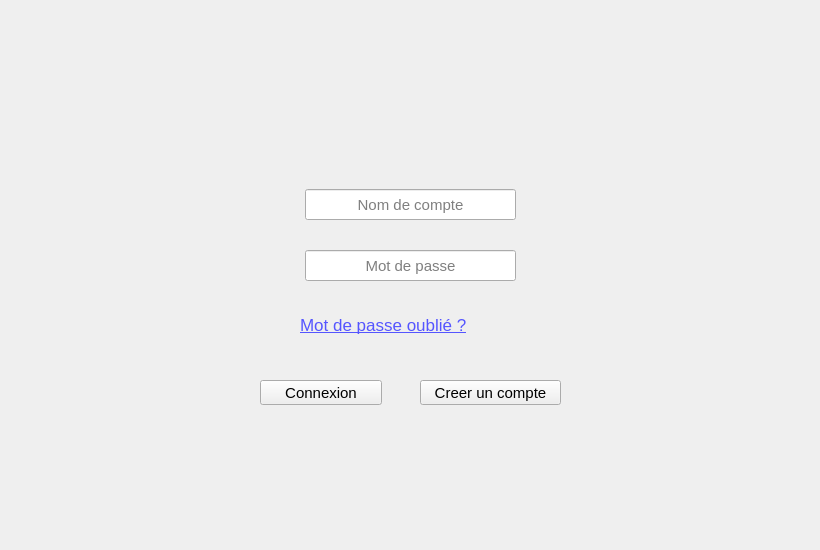
<?xml version="1.0" encoding="UTF-8"?>
<ui version="4.0">
 <class>login</class>
 <widget class="QDialog" name="login">
  <property name="geometry">
   <rect>
    <x>0</x>
    <y>0</y>
    <width>820</width>
    <height>550</height>
   </rect>
  </property>
  <property name="minimumSize">
   <size>
    <width>820</width>
    <height>550</height>
   </size>
  </property>
  <property name="maximumSize">
   <size>
    <width>820</width>
    <height>550</height>
   </size>
  </property>
  <property name="windowTitle">
   <string>Login</string>
  </property>
  <widget class="QLineEdit" name="lineEdit_id">
   <property name="geometry">
    <rect>
     <x>305</x>
     <y>189</y>
     <width>211</width>
     <height>31</height>
    </rect>
   </property>
   <property name="font">
    <font>
     <pointsize>11</pointsize>
    </font>
   </property>
   <property name="toolTip">
    <string>&lt;html&gt;&lt;head/&gt;&lt;body&gt;&lt;p&gt;Identifiant&lt;/p&gt;&lt;/body&gt;&lt;/html&gt;</string>
   </property>
   <property name="accessibleName">
    <string/>
   </property>
   <property name="layoutDirection">
    <enum>Qt::LeftToRight</enum>
   </property>
   <property name="inputMethodHints">
    <set>Qt::ImhNone</set>
   </property>
   <property name="inputMask">
    <string/>
   </property>
   <property name="text">
    <string/>
   </property>
   <property name="echoMode">
    <enum>QLineEdit::Normal</enum>
   </property>
   <property name="alignment">
    <set>Qt::AlignCenter</set>
   </property>
   <property name="dragEnabled">
    <bool>true</bool>
   </property>
   <property name="readOnly">
    <bool>false</bool>
   </property>
   <property name="placeholderText">
    <string>Nom de compte</string>
   </property>
   <property name="clearButtonEnabled">
    <bool>true</bool>
   </property>
  </widget>
  <widget class="QLabel" name="picture">
   <property name="geometry">
    <rect>
     <x>0</x>
     <y>0</y>
     <width>820</width>
     <height>550</height>
    </rect>
   </property>
   <property name="minimumSize">
    <size>
     <width>820</width>
     <height>550</height>
    </size>
   </property>
   <property name="maximumSize">
    <size>
     <width>820</width>
     <height>550</height>
    </size>
   </property>
   <property name="text">
    <string/>
   </property>
  </widget>
  <widget class="QLabel" name="label_mdpoublie">
   <property name="geometry">
    <rect>
     <x>300</x>
     <y>310</y>
     <width>221</width>
     <height>31</height>
    </rect>
   </property>
   <property name="font">
    <font>
     <family>MS Shell Dlg 2</family>
     <pointsize>13</pointsize>
     <weight>50</weight>
     <bold>false</bold>
     <underline>true</underline>
     <strikeout>false</strikeout>
    </font>
   </property>
   <property name="cursor">
    <cursorShape>PointingHandCursor</cursorShape>
   </property>
   <property name="text">
    <string>&lt;html&gt;&lt;head/&gt;&lt;body&gt;&lt;p&gt;&lt;span style=&quot; color:#5555ff;&quot;&gt;Mot de passe oublié ?&lt;/span&gt;&lt;/p&gt;&lt;/body&gt;&lt;/html&gt;</string>
   </property>
   <property name="textInteractionFlags">
    <set>Qt::LinksAccessibleByMouse</set>
   </property>
  </widget>
  <widget class="QPushButton" name="pushButton_2">
   <property name="geometry">
    <rect>
     <x>260</x>
     <y>380</y>
     <width>122</width>
     <height>25</height>
    </rect>
   </property>
   <property name="font">
    <font>
     <pointsize>11</pointsize>
    </font>
   </property>
   <property name="text">
    <string>Connexion</string>
   </property>
   <property name="checkable">
    <bool>false</bool>
   </property>
   <property name="checked">
    <bool>false</bool>
   </property>
   <property name="autoDefault">
    <bool>false</bool>
   </property>
   <property name="default">
    <bool>false</bool>
   </property>
   <property name="flat">
    <bool>false</bool>
   </property>
  </widget>
  <widget class="QLineEdit" name="lineEdit_mdp">
   <property name="geometry">
    <rect>
     <x>305</x>
     <y>250</y>
     <width>211</width>
     <height>31</height>
    </rect>
   </property>
   <property name="font">
    <font>
     <pointsize>11</pointsize>
    </font>
   </property>
   <property name="toolTip">
    <string>&lt;html&gt;&lt;head/&gt;&lt;body&gt;&lt;p&gt;Mot de passe&lt;/p&gt;&lt;/body&gt;&lt;/html&gt;</string>
   </property>
   <property name="echoMode">
    <enum>QLineEdit::Password</enum>
   </property>
   <property name="alignment">
    <set>Qt::AlignCenter</set>
   </property>
   <property name="placeholderText">
    <string>Mot de passe</string>
   </property>
   <property name="clearButtonEnabled">
    <bool>true</bool>
   </property>
  </widget>
  <widget class="QPushButton" name="pushButton">
   <property name="geometry">
    <rect>
     <x>420</x>
     <y>380</y>
     <width>141</width>
     <height>25</height>
    </rect>
   </property>
   <property name="font">
    <font>
     <pointsize>11</pointsize>
    </font>
   </property>
   <property name="text">
    <string>Creer un compte</string>
   </property>
   <property name="checkable">
    <bool>false</bool>
   </property>
   <property name="checked">
    <bool>false</bool>
   </property>
   <property name="autoDefault">
    <bool>false</bool>
   </property>
   <property name="default">
    <bool>false</bool>
   </property>
   <property name="flat">
    <bool>false</bool>
   </property>
  </widget>
  <widget class="QLabel" name="labes_logo">
   <property name="geometry">
    <rect>
     <x>350</x>
     <y>40</y>
     <width>120</width>
     <height>120</height>
    </rect>
   </property>
   <property name="text">
    <string/>
   </property>
  </widget>
  <zorder>picture</zorder>
  <zorder>label_mdpoublie</zorder>
  <zorder>pushButton_2</zorder>
  <zorder>pushButton</zorder>
  <zorder>labes_logo</zorder>
  <zorder>lineEdit_id</zorder>
  <zorder>lineEdit_mdp</zorder>
 </widget>
 <resources/>
 <connections/>
</ui>
